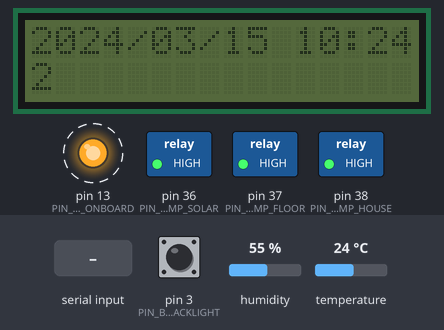
The sketch below on a simulated Arduino Mega 2560, built with avr-gcc and run on an emulated ATmega2560. Parts: 16×2 character LCD, switched loads named in the sketch (green lamp = pin HIGH), output pins drawn as LEDs (lit = HIGH). Dashed ring = blinking. Inputs (shaded band) come from the test bench; at power-on: pin 3 (PIN_BUTTON_LCD_BACKLIGHT) LOW, humidity 55 %, temperature 24 °C. The local clock reads 2024-03-15 10:24:30 at power-on unless the sketch sets it.

Above: at 1.2 s.
1.3 s: pin 3 (PIN_BUTTON_LCD_BACKLIGHT) pulled HIGH for 0.15 s
At 1.66 s:
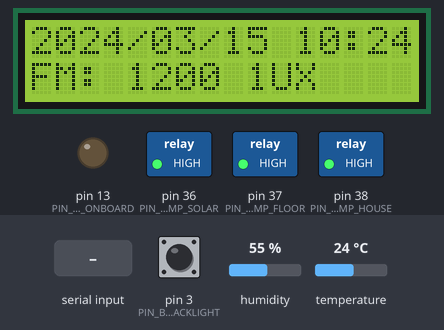
3.4 s: "GU\n" received over Serial
At 3.8 s:
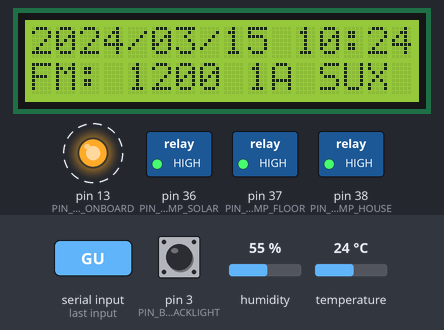
5.7 s: "1\n" received over Serial
At 6.13 s:
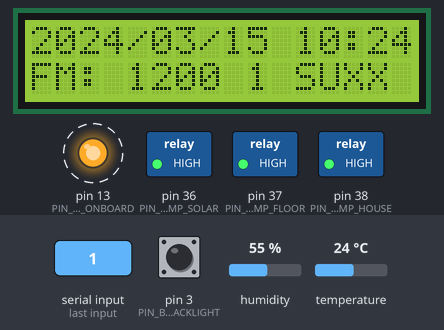
8.1 s: pin 3 (PIN_BUTTON_LCD_BACKLIGHT) pulled HIGH for 1 s
At 8.45 s:
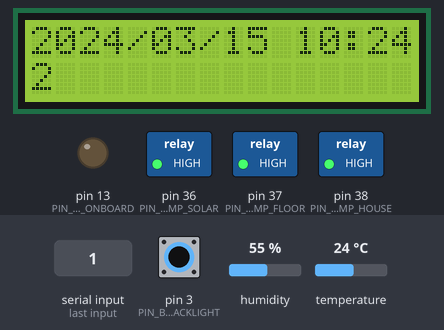
10.6 s: pin 3 (PIN_BUTTON_LCD_BACKLIGHT) pulsed HIGH 2 times (0.12 s each, 0.3 s apart)
At 11.12 s:
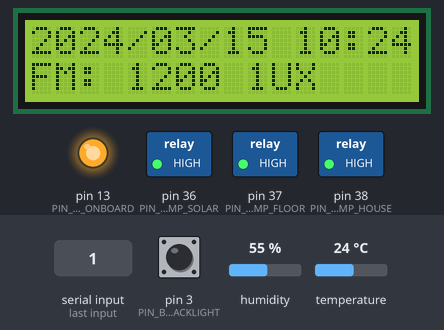
Timing chart, 0 to 13.7 s (numbered marks = the images above; inputs shaded):
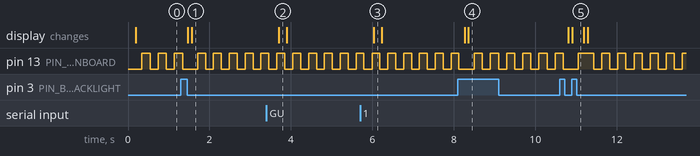

The sketch:

swhcp.ino
```cpp
/*
 * Solar Water Heater Project v2.0, Jeff Davis soupwizard@gmail.com
 *
 */

#include <DHT.h>                 // For DHT11/21/22
#include <OneWire.h>             // For Dallas DS18B20
#include <DallasTemperature.h>   // For Dallas DS18B20
#include <Wire.h>                // For RTC
#include <RTClib.h>              // For RTC
#include <LiquidCrystal_I2C.h>   // LCD 2004 or 1602 screen
#include <stdio.h>
#include <stdlib.h>
#include <MemoryFree.h>

/************************************************************************************
 ***                                                                              ***
 *** Pin Usage Defines                                                            ***
 ***                                                                              ***
 ************************************************************************************/

// pin usage defs for Mega 2560

#define SENSOR_FLOW_PANEL_LOOP  A8
#define SENSOR_FLOW_FLOOR_LOOP  A9
#define SENSOR_FLOW_HOUSE_LOOP  A10

#define PIN_BUTTON_LCD_BACKLIGHT  3
#define PIN_LED_ONBOARD	         13
#define PIN_I2C_SDA              20
#define PIN_I2C_SCL              21
#define PIN_ONE_WIRE_BUS         22
#define PIN_DHT11_INSIDE         30
#define PIN_DHT11_OUTSIDE        31

#define PIN_RELAY_PUMP_SOLAR     36
#define PIN_RELAY_PUMP_FLOOR     37
#define PIN_RELAY_PUMP_HOUSE     38

#define INTERRUPT_BUTTON_LCD_BACKLIGHT 1


/************************************************************************************
 ***                                                                              ***
 *** Program Globals                                                              ***
 ***                                                                              ***
 ************************************************************************************/

unsigned long loopCtr = 0;  // loop counter
String serialCmd = "";


/************************************************************************************
 ***                                                                              ***
 *** Component Defines                                                            ***
 ***                                                                              ***
 ************************************************************************************/

/*********************************
 *** Dallas One-Wire & DS18B20 ***
 *********************************/

OneWire oneWireTempBus(PIN_ONE_WIRE_BUS);           // Setup a oneWire instance to communicate with any OneWire devices
DallasTemperature oneWireSensors(&oneWireTempBus);     // Pass our oneWire reference to Dallas Temperature.
int numOneWireDevicesFound = 0;
#define ONE_WIRE_MAX_NUM_DEVICES 1
DeviceAddress oneWireAddr[ONE_WIRE_MAX_NUM_DEVICES];
float oneWireTemp[ONE_WIRE_MAX_NUM_DEVICES];

/*******************************
 *** DHTxx Temp and Humidity ***
 *******************************/
// Avail types are: DHT11, DHT21, DHT22, AM2301

#define DHT_USE_FAHRENHEIT true

#define DHT_INSIDE_NAME "Inside"
DHT dhtInside(PIN_DHT11_INSIDE, DHT11);
float insideTemperature;
float insideHumidity;

#define DHT_OUTSIDE_NAME "Outside"
DHT dhtOutside(PIN_DHT11_OUTSIDE, DHT11);
float outsideTemperature;
float outsideHumidity;

/**************
 *** Relays ***
 **************/
int allRelayPins[] = { PIN_RELAY_PUMP_SOLAR, PIN_RELAY_PUMP_FLOOR, PIN_RELAY_PUMP_HOUSE };
int numRelays = sizeof(allRelayPins)/sizeof(int);

/*****************************
 *** RTC - Real Time Clock ***
 *****************************/
 RTC_DS1307 RTC;
 DateTime now;
 boolean rtcAvail = false;

/************
 *** LEDs ***
 ************/
int ledOnboardLit = false;  // onboard LED (pin 13) will be toggled high or low each time loop() is called

/****************
 *** LCD 2004 ***
 ****************/
int lcdRows = 4;
int lcdCols = 20;
String lcdBuffer[] = {"", "", "", ""};  // initalized to max number of rows of any lcd screen we can handle
#define lcdAddr 0x20 // set the address of the I2C device the LCD is connected to
// create an lcd instance with correct constructor for how the lcd is wired to the I2C chip
LiquidCrystal_I2C lcd(lcdAddr, 4, 5, 6, 0, 1, 2, 3, 7, NEGATIVE); // addr, EN, RW, RS, D4, D5, D6, D7, Backlight, POLARITY
int numLcdBacklightButtonPresses;  // for button that turns backlight on
unsigned long lcdBacklightCountdownTimer = millis();
#define LCD_PAGE_DIAG 1
#define LCD_PAGE_TEMPS 2
#define LCD_MAX_PAGES 2
int lcdCurrentPage  = LCD_PAGE_DIAG;
int lcdPreviousPage = LCD_PAGE_DIAG;


/************************************************************************************
 ***                                                                              ***
 *** Arduino Library Required Function                                            ***
 ***                                                                              ***
 ************************************************************************************/

void setup()
{
  // Setup relays first since they default to ON
  setupRelays();

  // Open serial communications and wait for port to open:
  Serial.begin(9600);
  // this check is only needed on the Leonardo:
  while (!Serial) {}  // wait for Leonardo

  // RTC
  setupRTC();
  // rtc is not connected, set time
  //setDateTime();

  // Switches and Buttons
  pinMode(PIN_BUTTON_LCD_BACKLIGHT, INPUT);
  attachInterrupt(INTERRUPT_BUTTON_LCD_BACKLIGHT, handleLcdBacklightButton, RISING);

  // LCD Screen
  setupLcd();

  // Setup and print info about SD Card
  //sdcardAvail = (setupSdCard(PIN_SPI_SELECT_SDCARD) == 0) ? true : false;

  // Setup LEDs
  pinMode(PIN_LED_ONBOARD, OUTPUT);
  toggleLedOnboard();

  // Setup dallas one-wire sensors
  //setupOneWire();

  // Setup DHTxx devices
  setupDHT();

}

/**************************************************************/

void loop()
{
  loopCtr += 1;

  toggleLedOnboard();

  checkLcdBacklightButton();

  // Lcd screen will flicker if updated too often
  // put this on a timer interrupt, time set var to "update lcd"?

  // Every x loops thru code, update lcd
  if (loopCtr % 1 == 0) {
    now = RTC.now();

    lcdCheckPageChange();

    if (lcdCurrentPage == LCD_PAGE_DIAG) {
      setLcdBufferRow(0, (String) (getDateStr(now) + " " + getTimeStr(now)));
      setLcdBufferRow(1, "*" + serialCmd + "*  JAVA SUX");
      setLcdBufferRow(2, (String) lcdPreviousPage + " " + lcdCurrentPage);
      setLcdBufferRow(3, "FM: " + (String) freeMemory() + " " + lcdCurrentPage);
    } else {
      setLcdBufferRow(0, (String) (getDateStr(now) + " " + getTimeStr(now)));
      setLcdBufferRow(1, dhtFloatToStr(insideTemperature) + " " + dhtFloatToStr(insideHumidity));
      //setLcdBufferRow(2, oneWireFloatToString(oneWireTemp[0]) );
      setLcdBufferRow(3, (String) lcdCurrentPage);
    }

    refreshLcd();
  }

  checkSensors();

  // Make changes based on inputs
  //chnageOutputs();

  // Send info to to web storage
  serialCmd = "";
  String readString = "";
  while (Serial.available()) {
    delay(2);  //delay to allow buffer to fill
    if (Serial.available() > 0) {
      char c = Serial.read();  //gets one byte from serial buffer
      readString += c; //makes the string readString
    }
  }

  if (readString.length() > 0) {
    serialCmd = readString;
    if (serialCmd == "GU") {
      serialSendStatus();
    }
  }


  delay(100);

}


/************************************************************************************
 ***                                                                              ***
 *** Program Functions                                                            ***
 ***                                                                              ***
 ************************************************************************************/

void checkSensors() {
  // Read temp sensors

  /* DS18B20 Temps */

  // call sensors.requestTemperatures() to issue a global temperature
  // request to all devices on the bus
  //Serial.print("Requesting one-wire temperatures...");
  //oneWireSensors.requestTemperatures();
  //findAllDeviceTemps(oneWireAddr, oneWireTemp);
  //getDhtTemperature(DHT dht, String dhtName)
  //findAllDeviceTemps(oneWireAddr, oneWireTemp);
  //printOneWireData(oneWireAddr[0]);

  //Serial.println("Requesting DHT temperatures..");

  /* DHTxx Temps */
  // inside
  insideTemperature = getDhtTemperature(dhtInside, DHT_INSIDE_NAME);
  insideHumidity    = getDhtHumidity(dhtInside, DHT_INSIDE_NAME);
  // outside
  //outsideTemperature = getDhtTemperature(dhtOutside, DHT_OUTSIDE_NAME);
  //outsideHumidity    = getDhtHumidity(dhtOutside, DHT_OUTSIDE_NAME);
}

void chnageOutputs() {
  // eventually here is where pumps turn on etc

}

void serialSendStatus() {

// ascii table constants
#define ASCII_HEX_STX  0x02
#define ASCII_HEX_ETX  0x03
#define ASCII_HEX_US   0x1F
#define ASCII_HEX_RS   0x1E

  now = RTC.now();

  Serial.write(ASCII_HEX_STX);
  Serial.print('\n');

  Serial.print("DT");
  Serial.print('\t');
  Serial.print(getDateStr(now));
  Serial.print('\n');

  Serial.print("TM");
  Serial.print('\t');
  Serial.print(getTimeStr(now));
  Serial.print('\n');

  Serial.print("FM");
  Serial.print('\t');
  Serial.print(freeMemory());
  Serial.print('\n');

  Serial.print("IT");
  Serial.print('\t');
  Serial.print(insideTemperature);
  Serial.print('\n');

  Serial.print("IH");
  Serial.print('\t');
  Serial.print(insideHumidity);
  Serial.print('\n');

  Serial.write(ASCII_HEX_ETX);
  Serial.print('\n');

}


void flashLed(int pin, int ms) {
  digitalWrite(pin, HIGH);
  delay(ms);
  digitalWrite(pin, LOW);
  delay(ms);
}

void toggleLedOnboard() {
  switch (ledOnboardLit) {
    case true:
      ledOnboardLit = false;
      digitalWrite(PIN_LED_ONBOARD, LOW);
      break;
    case false:
      ledOnboardLit = true;
      digitalWrite(PIN_LED_ONBOARD, HIGH);
      break;
    default:
      break;
  }
}
```

DallasOneWireUtils.ino
```cpp
#define TEMPERATURE_PRECISION 9
#define CELCIUS true
#define FAHRENHEIT false

void setupOneWire() {

  // Start up the library
  oneWireSensors.begin();

  // locate devices on the bus
  Serial.println("Locating Dallas One-Wire devices");
  numOneWireDevicesFound = oneWireSensors.getDeviceCount();

  Serial.print("Found ");
  Serial.print(numOneWireDevicesFound);
  Serial.println(" devices.");

  if (numOneWireDevicesFound < 1) { return; };

  // report parasite power requirements
  Serial.print("Parasite power is: ");
  if (oneWireSensors.isParasitePowerMode()) {
    Serial.println("ON");
  } else {
    Serial.println("OFF");
  }

  // assign address manually.  the addresses below will beed to be changed
  // to valid device addresses on your bus.  device address can be retrieved
  // by using either oneWire.search(deviceAddress) or individually via
  // sensors.getAddress(deviceAddress, index)
  //oneWireAddr[0] = { 0x28, 0x1D, 0x39, 0x31, 0x2, 0x0, 0x0, 0xF0 };
  //oneWireAddr[1] = { 0x28, 0x3F, 0x1C, 0x31, 0x2, 0x0, 0x0, 0x2 };

  // blue data wire
  //oneWireAddr[0] = { 0x28, 0xBA, 0xE3, 0x71, 0x04, 0x00, 0x00, 0xFB };

  // yellow data wire
  //oneWireAddr[0] = { 0x28, 0xA4, 0x6E, 0x5C, 0x04, 0x00, 0x00, 0x79 };

  // method 2: search()
  // search() looks for the next device. Returns 1 if a new address has been
  // returned. A zero might mean that the bus is shorted, there are no devices,
  // or you have already retrieved all of them.  It might be a good idea to
  // check the CRC to make sure you didn't get garbage.  The order is
  // deterministic. You will always get the same devices in the same order
  //
  // Must be called before search()
  //oneWire.reset_search();
  // assigns the first address found to insideThermometer
  //if (!oneWire.search(insideThermometer)) Serial.println("Unable to find address for insideThermometer");
  // assigns the seconds address found to outsideThermometer
  //if (!oneWire.search(outsideThermometer)) Serial.println("Unable to find address for outsideThermometer");

  Serial.println("finding all devices");
  findAllDeviceAddresses(oneWireAddr);
  Serial.println("setting all temperature resolutions");
  //setAllTempResolutions(oneWireAddr, TEMPERATURE_PRECISION);
  Serial.println("finding all temperatures");
  findAllDeviceTemps(oneWireAddr, oneWireTemp);
  Serial.println("dumping all device info");
  String foo = dumpAllDeviceInfo(oneWireAddr);
  Serial.println(foo);
  //Serial.println("printing all device info");
  //printOneWireData(oneWireAddr[0]);
  //printOneWireData(oneWireAddr[1]);
}

void findAllDeviceAddresses(DeviceAddress oneWireAddr[]) {
    for (int x=0; x<ONE_WIRE_MAX_NUM_DEVICES; x++) {
        if (!oneWireSensors.getAddress(oneWireAddr[x], x)) {
          //Serial.print("Unable to find address for Device ");
          //Serial.print(x);
        }
    }
}

void setAllTempResolutions(DeviceAddress oneWireAddr[], int resolution) {
  for (int x=0; x<ONE_WIRE_MAX_NUM_DEVICES; x++) {
    oneWireSensors.setResolution(oneWireAddr[x], resolution);
  }
}

int getTempResolution(DeviceAddress deviceAddress) {
  return oneWireSensors.getResolution(deviceAddress);
}

void findAllDeviceTemps(DeviceAddress oneWireAddr[], float oneWireTemp[]) {
    for (int x=0; x<ONE_WIRE_MAX_NUM_DEVICES; x++) {
      oneWireTemp[x] = getOneWireTemperature(oneWireAddr[x], FAHRENHEIT);
      Serial.print("got temp: ");
      Serial.println(oneWireTemp[x]);

    }
}

String dumpAllDeviceInfo(DeviceAddress oneWireAddr[]) {
  String deviceInfo = "";
  for (int x=0; x<ONE_WIRE_MAX_NUM_DEVICES; x++) {
    deviceInfo += dumpDeviceInfo(oneWireAddr[x]) + "\n";
  }
  return deviceInfo;
}

String dumpDeviceInfo(DeviceAddress deviceAddr) {
  String deviceInfo = "Addr: " + getOneWireAddress(deviceAddr) +
                      ", Resolution: " + (String) getTempResolution(deviceAddr) +
                      ", Temp(C): " + getTemperatureStr(deviceAddr);
  return deviceInfo;
}

String getTemperatureStr(DeviceAddress deviceAddr) {
  float tempValue = getOneWireTemperature(deviceAddr, FAHRENHEIT);
  char tempStr[16];
  dtostrf(tempValue, 1, 1, tempStr);
  Serial.print("*** got temp ");
  Serial.println(tempStr);
  return (String) tempStr;
}

String oneWireFloatToString(float temp) {
  char tempStr[16];
  dtostrf(temp, 1, 1, tempStr);
  return tempStr;
}


// function to print a device address
String getOneWireAddress(DeviceAddress deviceAddress) {
  String deviceAddr = "";
  for (uint8_t i = 0; i < 8; i++) {
    if (deviceAddress[i] < 16) { deviceAddr += "0"; }
    deviceAddr += String(deviceAddress[i], HEX);
  }
  return deviceAddr;
}

float getOneWireTemperature(DeviceAddress deviceAddress, boolean getCelcius) {
  float temp;
  if (getCelcius) {
    temp = oneWireSensors.getTempC(deviceAddress);
  } else {
    temp = oneWireSensors.getTempF(deviceAddress);
  }
  return temp;
}

// function to print a device address
String printOneWireAddress(DeviceAddress deviceAddress) {
  String deviceAddr = "";
  for (uint8_t i = 0; i < 8; i++) {
    // zero pad the address if necessary
    if (deviceAddress[i] < 16) { Serial.print("0"); }
    Serial.print(deviceAddress[i], HEX);
  }
}

// main function to print information about a device
void printOneWireData(DeviceAddress deviceAddress) {
  Serial.print("Device Address: ");
  printOneWireAddress(deviceAddress);
  Serial.print(", Resoultion: ");
  Serial.print(oneWireSensors.getResolution(deviceAddress));
  Serial.print(", Temp: ");
  Serial.print(getOneWireTemperature(deviceAddress, FAHRENHEIT));
  Serial.print(" (");
  Serial.print(getOneWireTemperature(deviceAddress, CELCIUS));
  Serial.print(")");
  Serial.println();
}
```

RTC.ino
```cpp
// TODO doc this and don't use String so that we can save memory

void setupRTC() {
  Wire.begin();
  RTC.begin();

  for (int x=0; x<5; x++) {
    if (RTC.isrunning()) {
      rtcAvail = true;
      break;
    } else {
      Serial.println("Waiting for RTC...");
      delay(500);
    }
  }
}

void setDateTime() {
  if (!rtcAvail) {
    Serial.println("RTC not available, datetime not set.");
  } else {
    RTC.adjust(DateTime((uint16_t) 2013, (uint8_t) 05, (uint8_t) 21, (uint8_t) 15, (uint8_t) 24, (uint8_t) 30));
    Serial.println("Setting RTC to hardcoded time.");
  }
}

String getDateStr(DateTime dateTime) {

  char buffer32[32];

  String theYear  = "2001";
  String theMonth = "1";
  String theDay   = "1";

  if (rtcAvail) {
    theYear  = itoa(dateTime.year(), buffer32, 10);
    theMonth = itoa(dateTime.month(), buffer32, 10);
    theDay   = itoa(dateTime.day(), buffer32, 10);
  }

  if (theMonth.length() < 2) theMonth = "0" + theMonth;
  if (theDay.length()   < 2) theDay   = "0" + theDay;

  return theYear + "/" + theMonth + "/" + theDay;
}

String getTimeStr(DateTime dateTime) {

  char buffer32[32];

  String theHour   = "5";
  String theMinute = "4";
  String theSecond = "3";

  if (rtcAvail) {
    theHour   = itoa(dateTime.hour(), buffer32, 10);
    theMinute = itoa(dateTime.minute(), buffer32, 10);
    theSecond = itoa(dateTime.second(), buffer32, 10);
  }

  if (theHour.length()   < 2) theHour   = "0" + theHour;
  if (theMinute.length() < 2) theMinute = "0" + theMinute;
  if (theSecond.length() < 2) theSecond = "0" + theSecond;

  return theHour + ":" +  theMinute  + ":" + theSecond;
}

void printDateTime(DateTime dateTime) {
    Serial.print(dateTime.year(), DEC);
    Serial.print('/');
    Serial.print(dateTime.month(), DEC);
    Serial.print('/');
    Serial.print(dateTime.day(), DEC);
    Serial.print(' ');
    Serial.print(dateTime.hour(), DEC);
    Serial.print(':');
    Serial.print(dateTime.minute(), DEC);
    Serial.print(':');
    Serial.print(dateTime.second(), DEC);
    Serial.println();
}
```

relays.ino
```cpp
void setupRelays() {
  for (int i = 0; i < numRelays; i++) {
    pinMode(allRelayPins[i], OUTPUT);
    relayOff(allRelayPins[i]);
  }
}

// routines for relays connected directly to adruino

void relayOff(int relayPin) {
  digitalWrite(relayPin, HIGH);
}

void relayOn(int relayPin) {
  digitalWrite(relayPin, LOW);
}
```

Source omitted: swhp_DHT.ino (1962 bytes), swhp_LCD2004.ino (3284 bytes)

Measured:
- after the input at 1.3 s, the display: first changes after 0.16 s (image 1 shows a later state)
- after the input at 3.4 s, the display: changes after 0.31 s (image 2)
- after the input at 5.7 s, the display: changes after 0.34 s (image 3)
- after the input at 8.1 s, the display: first changes after 0.16 s (image 4 shows a later state)
- after the input at 10.6 s, the display: first changes after 0.21 s (image 5 shows a later state)
